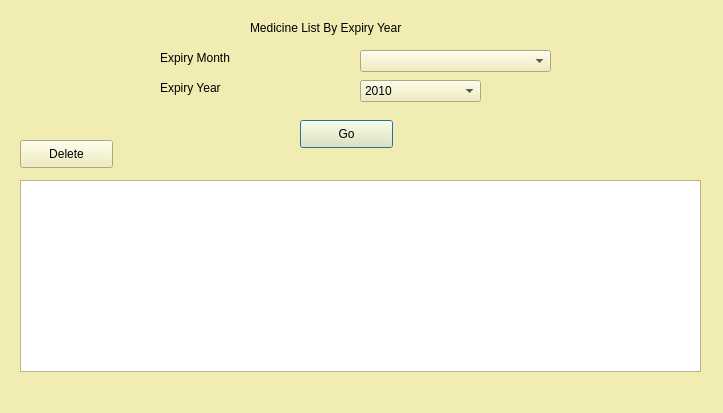
<?xml version="1.0" encoding="UTF-8"?>
<ui version="4.0">
 <class>ExpMonDlg</class>
 <widget class="QDialog" name="ExpMonDlg">
  <property name="geometry">
   <rect>
    <x>0</x>
    <y>0</y>
    <width>723</width>
    <height>413</height>
   </rect>
  </property>
  <property name="palette">
   <palette>
    <active>
     <colorrole role="WindowText">
      <brush brushstyle="SolidPattern">
       <color alpha="255">
        <red>0</red>
        <green>0</green>
        <blue>0</blue>
       </color>
      </brush>
     </colorrole>
     <colorrole role="Button">
      <brush brushstyle="SolidPattern">
       <color alpha="255">
        <red>240</red>
        <green>236</green>
        <blue>178</blue>
       </color>
      </brush>
     </colorrole>
     <colorrole role="Light">
      <brush brushstyle="SolidPattern">
       <color alpha="255">
        <red>255</red>
        <green>255</green>
        <blue>255</blue>
       </color>
      </brush>
     </colorrole>
     <colorrole role="Midlight">
      <brush brushstyle="SolidPattern">
       <color alpha="255">
        <red>247</red>
        <green>245</green>
        <blue>216</blue>
       </color>
      </brush>
     </colorrole>
     <colorrole role="Dark">
      <brush brushstyle="SolidPattern">
       <color alpha="255">
        <red>120</red>
        <green>118</green>
        <blue>89</blue>
       </color>
      </brush>
     </colorrole>
     <colorrole role="Mid">
      <brush brushstyle="SolidPattern">
       <color alpha="255">
        <red>160</red>
        <green>157</green>
        <blue>119</blue>
       </color>
      </brush>
     </colorrole>
     <colorrole role="Text">
      <brush brushstyle="SolidPattern">
       <color alpha="255">
        <red>0</red>
        <green>0</green>
        <blue>0</blue>
       </color>
      </brush>
     </colorrole>
     <colorrole role="BrightText">
      <brush brushstyle="SolidPattern">
       <color alpha="255">
        <red>255</red>
        <green>255</green>
        <blue>255</blue>
       </color>
      </brush>
     </colorrole>
     <colorrole role="ButtonText">
      <brush brushstyle="SolidPattern">
       <color alpha="255">
        <red>0</red>
        <green>0</green>
        <blue>0</blue>
       </color>
      </brush>
     </colorrole>
     <colorrole role="Base">
      <brush brushstyle="SolidPattern">
       <color alpha="255">
        <red>255</red>
        <green>255</green>
        <blue>255</blue>
       </color>
      </brush>
     </colorrole>
     <colorrole role="Window">
      <brush brushstyle="SolidPattern">
       <color alpha="255">
        <red>240</red>
        <green>236</green>
        <blue>178</blue>
       </color>
      </brush>
     </colorrole>
     <colorrole role="Shadow">
      <brush brushstyle="SolidPattern">
       <color alpha="255">
        <red>0</red>
        <green>0</green>
        <blue>0</blue>
       </color>
      </brush>
     </colorrole>
     <colorrole role="AlternateBase">
      <brush brushstyle="SolidPattern">
       <color alpha="255">
        <red>247</red>
        <green>245</green>
        <blue>216</blue>
       </color>
      </brush>
     </colorrole>
     <colorrole role="ToolTipBase">
      <brush brushstyle="SolidPattern">
       <color alpha="255">
        <red>255</red>
        <green>255</green>
        <blue>220</blue>
       </color>
      </brush>
     </colorrole>
     <colorrole role="ToolTipText">
      <brush brushstyle="SolidPattern">
       <color alpha="255">
        <red>0</red>
        <green>0</green>
        <blue>0</blue>
       </color>
      </brush>
     </colorrole>
    </active>
    <inactive>
     <colorrole role="WindowText">
      <brush brushstyle="SolidPattern">
       <color alpha="255">
        <red>0</red>
        <green>0</green>
        <blue>0</blue>
       </color>
      </brush>
     </colorrole>
     <colorrole role="Button">
      <brush brushstyle="SolidPattern">
       <color alpha="255">
        <red>240</red>
        <green>236</green>
        <blue>178</blue>
       </color>
      </brush>
     </colorrole>
     <colorrole role="Light">
      <brush brushstyle="SolidPattern">
       <color alpha="255">
        <red>255</red>
        <green>255</green>
        <blue>255</blue>
       </color>
      </brush>
     </colorrole>
     <colorrole role="Midlight">
      <brush brushstyle="SolidPattern">
       <color alpha="255">
        <red>247</red>
        <green>245</green>
        <blue>216</blue>
       </color>
      </brush>
     </colorrole>
     <colorrole role="Dark">
      <brush brushstyle="SolidPattern">
       <color alpha="255">
        <red>120</red>
        <green>118</green>
        <blue>89</blue>
       </color>
      </brush>
     </colorrole>
     <colorrole role="Mid">
      <brush brushstyle="SolidPattern">
       <color alpha="255">
        <red>160</red>
        <green>157</green>
        <blue>119</blue>
       </color>
      </brush>
     </colorrole>
     <colorrole role="Text">
      <brush brushstyle="SolidPattern">
       <color alpha="255">
        <red>0</red>
        <green>0</green>
        <blue>0</blue>
       </color>
      </brush>
     </colorrole>
     <colorrole role="BrightText">
      <brush brushstyle="SolidPattern">
       <color alpha="255">
        <red>255</red>
        <green>255</green>
        <blue>255</blue>
       </color>
      </brush>
     </colorrole>
     <colorrole role="ButtonText">
      <brush brushstyle="SolidPattern">
       <color alpha="255">
        <red>0</red>
        <green>0</green>
        <blue>0</blue>
       </color>
      </brush>
     </colorrole>
     <colorrole role="Base">
      <brush brushstyle="SolidPattern">
       <color alpha="255">
        <red>255</red>
        <green>255</green>
        <blue>255</blue>
       </color>
      </brush>
     </colorrole>
     <colorrole role="Window">
      <brush brushstyle="SolidPattern">
       <color alpha="255">
        <red>240</red>
        <green>236</green>
        <blue>178</blue>
       </color>
      </brush>
     </colorrole>
     <colorrole role="Shadow">
      <brush brushstyle="SolidPattern">
       <color alpha="255">
        <red>0</red>
        <green>0</green>
        <blue>0</blue>
       </color>
      </brush>
     </colorrole>
     <colorrole role="AlternateBase">
      <brush brushstyle="SolidPattern">
       <color alpha="255">
        <red>247</red>
        <green>245</green>
        <blue>216</blue>
       </color>
      </brush>
     </colorrole>
     <colorrole role="ToolTipBase">
      <brush brushstyle="SolidPattern">
       <color alpha="255">
        <red>255</red>
        <green>255</green>
        <blue>220</blue>
       </color>
      </brush>
     </colorrole>
     <colorrole role="ToolTipText">
      <brush brushstyle="SolidPattern">
       <color alpha="255">
        <red>0</red>
        <green>0</green>
        <blue>0</blue>
       </color>
      </brush>
     </colorrole>
    </inactive>
    <disabled>
     <colorrole role="WindowText">
      <brush brushstyle="SolidPattern">
       <color alpha="255">
        <red>120</red>
        <green>118</green>
        <blue>89</blue>
       </color>
      </brush>
     </colorrole>
     <colorrole role="Button">
      <brush brushstyle="SolidPattern">
       <color alpha="255">
        <red>240</red>
        <green>236</green>
        <blue>178</blue>
       </color>
      </brush>
     </colorrole>
     <colorrole role="Light">
      <brush brushstyle="SolidPattern">
       <color alpha="255">
        <red>255</red>
        <green>255</green>
        <blue>255</blue>
       </color>
      </brush>
     </colorrole>
     <colorrole role="Midlight">
      <brush brushstyle="SolidPattern">
       <color alpha="255">
        <red>247</red>
        <green>245</green>
        <blue>216</blue>
       </color>
      </brush>
     </colorrole>
     <colorrole role="Dark">
      <brush brushstyle="SolidPattern">
       <color alpha="255">
        <red>120</red>
        <green>118</green>
        <blue>89</blue>
       </color>
      </brush>
     </colorrole>
     <colorrole role="Mid">
      <brush brushstyle="SolidPattern">
       <color alpha="255">
        <red>160</red>
        <green>157</green>
        <blue>119</blue>
       </color>
      </brush>
     </colorrole>
     <colorrole role="Text">
      <brush brushstyle="SolidPattern">
       <color alpha="255">
        <red>120</red>
        <green>118</green>
        <blue>89</blue>
       </color>
      </brush>
     </colorrole>
     <colorrole role="BrightText">
      <brush brushstyle="SolidPattern">
       <color alpha="255">
        <red>255</red>
        <green>255</green>
        <blue>255</blue>
       </color>
      </brush>
     </colorrole>
     <colorrole role="ButtonText">
      <brush brushstyle="SolidPattern">
       <color alpha="255">
        <red>120</red>
        <green>118</green>
        <blue>89</blue>
       </color>
      </brush>
     </colorrole>
     <colorrole role="Base">
      <brush brushstyle="SolidPattern">
       <color alpha="255">
        <red>240</red>
        <green>236</green>
        <blue>178</blue>
       </color>
      </brush>
     </colorrole>
     <colorrole role="Window">
      <brush brushstyle="SolidPattern">
       <color alpha="255">
        <red>240</red>
        <green>236</green>
        <blue>178</blue>
       </color>
      </brush>
     </colorrole>
     <colorrole role="Shadow">
      <brush brushstyle="SolidPattern">
       <color alpha="255">
        <red>0</red>
        <green>0</green>
        <blue>0</blue>
       </color>
      </brush>
     </colorrole>
     <colorrole role="AlternateBase">
      <brush brushstyle="SolidPattern">
       <color alpha="255">
        <red>240</red>
        <green>236</green>
        <blue>178</blue>
       </color>
      </brush>
     </colorrole>
     <colorrole role="ToolTipBase">
      <brush brushstyle="SolidPattern">
       <color alpha="255">
        <red>255</red>
        <green>255</green>
        <blue>220</blue>
       </color>
      </brush>
     </colorrole>
     <colorrole role="ToolTipText">
      <brush brushstyle="SolidPattern">
       <color alpha="255">
        <red>0</red>
        <green>0</green>
        <blue>0</blue>
       </color>
      </brush>
     </colorrole>
    </disabled>
   </palette>
  </property>
  <property name="windowTitle">
   <string>Dialog</string>
  </property>
  <widget class="QLabel" name="label_2">
   <property name="geometry">
    <rect>
     <x>160</x>
     <y>50</y>
     <width>171</width>
     <height>16</height>
    </rect>
   </property>
   <property name="text">
    <string>Expiry Month</string>
   </property>
  </widget>
  <widget class="QComboBox" name="comboBox">
   <property name="geometry">
    <rect>
     <x>360</x>
     <y>50</y>
     <width>191</width>
     <height>22</height>
    </rect>
   </property>
  </widget>
  <widget class="QLabel" name="label_3">
   <property name="geometry">
    <rect>
     <x>160</x>
     <y>80</y>
     <width>71</width>
     <height>16</height>
    </rect>
   </property>
   <property name="text">
    <string>Expiry Year</string>
   </property>
  </widget>
  <widget class="QComboBox" name="comboBox_2">
   <property name="geometry">
    <rect>
     <x>360</x>
     <y>80</y>
     <width>121</width>
     <height>22</height>
    </rect>
   </property>
   <item>
    <property name="text">
     <string>2010</string>
    </property>
   </item>
   <item>
    <property name="text">
     <string>2011</string>
    </property>
   </item>
   <item>
    <property name="text">
     <string>2012</string>
    </property>
   </item>
   <item>
    <property name="text">
     <string>2013</string>
    </property>
   </item>
   <item>
    <property name="text">
     <string>2014</string>
    </property>
   </item>
   <item>
    <property name="text">
     <string>2015</string>
    </property>
   </item>
   <item>
    <property name="text">
     <string>2016</string>
    </property>
   </item>
   <item>
    <property name="text">
     <string>2017</string>
    </property>
   </item>
   <item>
    <property name="text">
     <string>2018</string>
    </property>
   </item>
   <item>
    <property name="text">
     <string>2019</string>
    </property>
   </item>
   <item>
    <property name="text">
     <string>2020</string>
    </property>
   </item>
  </widget>
  <widget class="QPushButton" name="pushButton">
   <property name="geometry">
    <rect>
     <x>300</x>
     <y>120</y>
     <width>93</width>
     <height>28</height>
    </rect>
   </property>
   <property name="text">
    <string>Go</string>
   </property>
  </widget>
  <widget class="QTableView" name="tableView">
   <property name="geometry">
    <rect>
     <x>20</x>
     <y>180</y>
     <width>681</width>
     <height>192</height>
    </rect>
   </property>
  </widget>
  <widget class="QLabel" name="label">
   <property name="geometry">
    <rect>
     <x>250</x>
     <y>20</y>
     <width>271</width>
     <height>16</height>
    </rect>
   </property>
   <property name="text">
    <string>Medicine List By Expiry Year</string>
   </property>
  </widget>
  <widget class="QPushButton" name="btnDelete">
   <property name="geometry">
    <rect>
     <x>20</x>
     <y>140</y>
     <width>93</width>
     <height>28</height>
    </rect>
   </property>
   <property name="text">
    <string>Delete</string>
   </property>
  </widget>
 </widget>
 <resources/>
 <connections/>
</ui>
